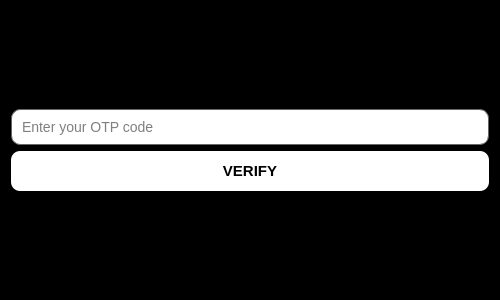
<?xml version="1.0" encoding="UTF-8"?>
<ui version="4.0">
 <class>Dialog</class>
 <widget class="QDialog" name="Dialog">
  <property name="geometry">
   <rect>
    <x>0</x>
    <y>0</y>
    <width>500</width>
    <height>300</height>
   </rect>
  </property>
  <property name="minimumSize">
   <size>
    <width>500</width>
    <height>300</height>
   </size>
  </property>
  <property name="maximumSize">
   <size>
    <width>500</width>
    <height>300</height>
   </size>
  </property>
  <property name="windowTitle">
   <string>Dialog</string>
  </property>
  <property name="styleSheet">
   <string notr="true">background-color:black;</string>
  </property>
  <layout class="QVBoxLayout" name="verticalLayout">
   <item>
    <spacer name="verticalSpacer">
     <property name="orientation">
      <enum>Qt::Vertical</enum>
     </property>
     <property name="sizeHint" stdset="0">
      <size>
       <width>20</width>
       <height>40</height>
      </size>
     </property>
    </spacer>
   </item>
   <item>
    <widget class="QLineEdit" name="otp_input">
     <property name="sizePolicy">
      <sizepolicy hsizetype="Expanding" vsizetype="Fixed">
       <horstretch>0</horstretch>
       <verstretch>0</verstretch>
      </sizepolicy>
     </property>
     <property name="styleSheet">
      <string notr="true">background-color: #ffffff;
color: #000000;             
border: 1px solid #666666;     
border-radius:9px;
padding: 8px;
font-size: 14px;
</string>
     </property>
     <property name="echoMode">
      <enum>QLineEdit::Normal</enum>
     </property>
     <property name="placeholderText">
      <string>Enter your OTP code</string>
     </property>
    </widget>
   </item>
   <item>
    <widget class="QPushButton" name="verifybutton">
     <property name="sizePolicy">
      <sizepolicy hsizetype="Expanding" vsizetype="Preferred">
       <horstretch>0</horstretch>
       <verstretch>0</verstretch>
      </sizepolicy>
     </property>
     <property name="minimumSize">
      <size>
       <width>0</width>
       <height>40</height>
      </size>
     </property>
     <property name="maximumSize">
      <size>
       <width>16777215</width>
       <height>16777215</height>
      </size>
     </property>
     <property name="layoutDirection">
      <enum>Qt::LeftToRight</enum>
     </property>
     <property name="styleSheet">
      <string notr="true">background-color:white;
border-radius:9px;
font:15px;
font:bold;</string>
     </property>
     <property name="text">
      <string>VERIFY</string>
     </property>
    </widget>
   </item>
   <item>
    <spacer name="verticalSpacer_2">
     <property name="orientation">
      <enum>Qt::Vertical</enum>
     </property>
     <property name="sizeHint" stdset="0">
      <size>
       <width>20</width>
       <height>40</height>
      </size>
     </property>
    </spacer>
   </item>
  </layout>
 </widget>
 <resources/>
 <connections/>
</ui>
